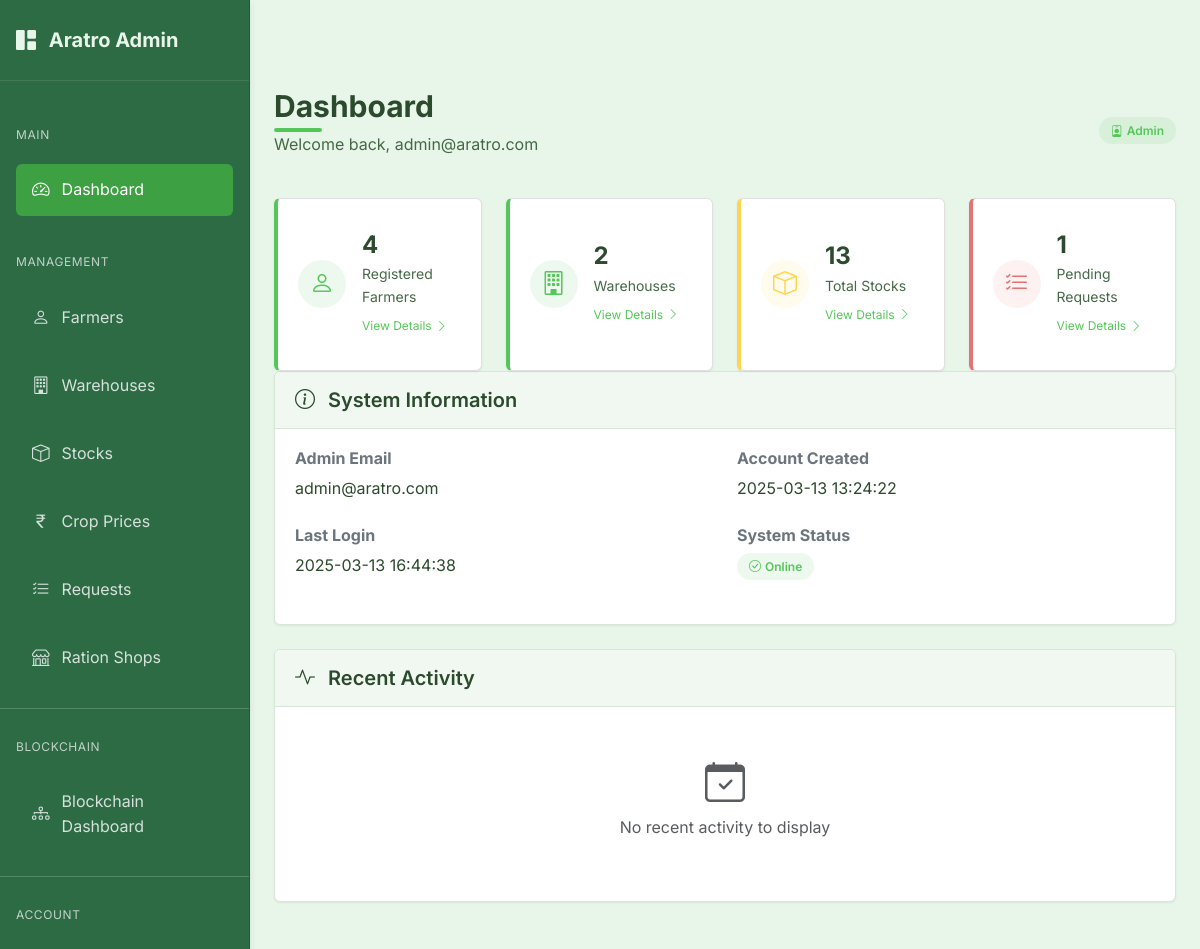
Screenshot of /admin/ (signed in) with the database file from the repository.
### models.py (models this page shows)
class Admin(UserMixin, db.Model):
    id = db.Column(db.Integer, primary_key=True, autoincrement=True)
    email = db.Column(db.String(100), unique=True, nullable=False)
    password_hash = db.Column(db.String(256), nullable=False)
    created_at = db.Column(db.DateTime, default=datetime.utcnow)
    last_login = db.Column(db.DateTime)
    eth_address = db.Column(db.String(42), unique=True, nullable=True)  # Ethereum address for blockchain
    role = 'admin'  # Add a static role attribute
    def get_id(self):
        return f"admin_{self.id}"
    def __repr__(self):
        return f'<Admin {self.email}>'

### routes.py (the view)
@admin.route('/')
@admin_required
def dashboard():
    print(f"Admin dashboard accessed by user: {current_user.id}")
    admin_user = Admin.query.get(current_user.id)
    farmer_count = Farmer.query.count()
    warehouse_count = Warehouse.query.count()
    stock_count = Stock.query.count()
    pending_requests = StockRequest.query.filter_by(status='pending').count()
    print(f"Dashboard stats: farmers={farmer_count}, warehouses={warehouse_count}, stocks={stock_count}, pending={pending_requests}")
    return render_template('admin/dashboard.html',
                          admin_user=admin_user,
                          farmer_count=farmer_count,
                          warehouse_count=warehouse_count,
                          stock_count=stock_count,
                          pending_requests=pending_requests)

### app.py (called while the page is built)
@login_manager.user_loader
def load_user(user_id):
    try:
        if user_id.startswith('admin_'):
            admin_id = int(user_id.split('_')[1])
            return Admin.query.get(admin_id)
        else:
            return User.query.get(int(user_id))
    except Exception as e:
        logger.error(f"Error loading user: {e}")
        return None

@app.teardown_request
def teardown_request(exception=None):
    if exception:
        try:
            db.session.rollback()
            logger.warning(f"Transaction rolled back due to exception: {str(exception)}")
        except Exception as e:
            logger.error(f"Error during rollback: {str(e)}")
    try:
        db.session.rollback()
        db.session.remove()
    except Exception as e:
        logger.error(f"Error removing session: {str(e)}")

### routes.py (called while the page is built)
@admin.context_processor
def inject_admin_data():
    admin_data = {'current_user': current_user}
    if current_user.is_authenticated:
        admin_user = Admin.query.get(current_user.id)
        if admin_user:
            admin_data['admin_user'] = admin_user
    return admin_data

### templates/admin/dashboard.html (shortened to what this page needs)
{% extends "admin/base_admin.html" %}
{% block admin_content %}
<div class="page-header d-flex justify-content-between align-items-center">
    <div>
        <h1 class="page-title">Dashboard</h1>
        <p class="page-subtitle">Welcome back, {{ admin_user.email }}</p>
    </div>
    <div>
        <span class="admin-badge admin-badge-primary">
            <i class="bi bi-person-badge me-1"></i>
            Admin
        </span>
    </div>
</div>
<div class="row">
    <div class="col-xl-3 col-md-6">
        <div class="stats-card stats-card-primary">
            <div class="stats-icon stats-icon-primary">
                <i class="bi bi-person"></i>
            </div>
            <div class="stats-content">
                <h3 class="stats-value">{{ farmer_count }}</h3>
                <p class="stats-label">Registered Farmers</p>
                <a href="{{ url_for('admin.farmers') }}" class="stats-link">
                    View Details <i class="bi bi-chevron-right ms-1"></i>
                </a>
            </div>
        </div>
    </div>
    <div class="col-xl-3 col-md-6">
        <div class="stats-card stats-card-success">
            <div class="stats-icon stats-icon-success">
                <i class="bi bi-building"></i>
            </div>
            <div class="stats-content">
                <h3 class="stats-value">{{ warehouse_count }}</h3>
                <p class="stats-label">Warehouses</p>
                <a href="{{ url_for('admin.warehouses') }}" class="stats-link">
                    View Details <i class="bi bi-chevron-right ms-1"></i>
                </a>
            </div>
        </div>
    </div>
    <div class="col-xl-3 col-md-6">
        <div class="stats-card stats-card-warning">
            <div class="stats-icon stats-icon-warning">
                <i class="bi bi-box"></i>
            </div>
            <div class="stats-content">
                <h3 class="stats-value">{{ stock_count }}</h3>
                <p class="stats-label">Total Stocks</p>
                <a href="{{ url_for('admin.stocks') }}" class="stats-link">
                    View Details <i class="bi bi-chevron-right ms-1"></i>
                </a>
            </div>
        </div>
    </div>
    <div class="col-xl-3 col-md-6">
        <div class="stats-card stats-card-danger">
            <div class="stats-icon stats-icon-danger">
                <i class="bi bi-list-check"></i>
            </div>
            <div class="stats-content">
                <h3 class="stats-value">{{ pending_requests }}</h3>
                <p class="stats-label">Pending Requests</p>
                <a href="{{ url_for('admin.requests') }}" class="stats-link">
                    View Details <i class="bi bi-chevron-right ms-1"></i>
                </a>
            </div>
        </div>
    </div>
</div>
<div class="admin-card">
    <div class="admin-card-header">
        <h5 class="admin-card-title">
            <i class="bi bi-info-circle me-2"></i>
            System Information
        </h5>
    </div>
    <div class="admin-card-body">
        <div class="row">
            <div class="col-md-6">
                <div class="mb-4">
                    <h6 class="fw-bold text-secondary mb-2">Admin Email</h6>
                    <p class="mb-0">{{ admin_user.email }}</p>
                </div>
                <div class="mb-4">
                    <h6 class="fw-bold text-secondary mb-2">Last Login</h6>
                    <p class="mb-0">{{ admin_user.last_login.strftime('%Y-%m-%d %H:%M:%S') if admin_user.last_login else 'First login' }}</p>
                </div>
            </div>
            <div class="col-md-6">
                <div class="mb-4">
                    <h6 class="fw-bold text-secondary mb-2">Account Created</h6>
                    <p class="mb-0">{{ admin_user.created_at.strftime('%Y-%m-%d %H:%M:%S') }}</p>
                </div>
                <div class="mb-4">
                    <h6 class="fw-bold text-secondary mb-2">System Status</h6>
                    <p class="mb-0">
                        <span class="admin-badge admin-badge-success">
                            <i class="bi bi-check-circle me-1"></i>
                            Online
                        </span>
                    </p>
                </div>
            </div>
        </div>
    </div>
</div>
<div class="admin-card">
    <div class="admin-card-header">
        <h5 class="admin-card-title">
            <i class="bi bi-activity me-2"></i>
            Recent Activity
        </h5>
    </div>
    <div class="admin-card-body">
        <div class="d-flex align-items-center justify-content-center py-4">
            <div class="text-center text-muted">
                <i class="bi bi-calendar-check fs-1 mb-3"></i>
                <p>No recent activity to display</p>
            </div>
        </div>
    </div>
</div>
{% endblock %}

### static/css/style.css (style rules this page uses)
:root { --primary-color: #55c759; --primary-dark: #3da042; --primary-light: #7ed681; --secondary-color: #358856; --secondary-dark: #246b3d; --secondary-light: #4a9d6a; --accent-1: #92d275; --accent-2: #6ab04c; --accent-3: #437c2d; --background-color: #e8f5e9; --surface-color: #f1f8f1; --surface-hover: #e1efe1; --text-primary: #2c4a2d; --text-secondary: #456946; --text-light: #588559; --success-color: #55c759; --error-color: #e57373; --error-color-rgb: 229, 115, 115; --warning-color: #ffd54f; --info-color: #4db6ac; --border-color: #d7e6d7; --border-radius: 0.375rem; --shadow-sm: 0 1px 2px rgba(53, 136, 86, 0.1); --shadow-md: 0 4px 6px rgba(53, 136, 86, 0.15); --shadow-lg: 0 10px 15px rgba(53, 136, 86, 0.2); --spacing-xs: 0.25rem; --spacing-sm: 0.5rem; --spacing-md: 1rem; --spacing-lg: 1.5rem; --spacing-xl: 2rem; --font-family: 'Inter', system-ui, -apple-system, BlinkMacSystemFont, 'Segoe UI', Roboto, Oxygen, Ubuntu, Cantarell, 'Open Sans', 'Helvetica Neue', sans-serif; }
* { margin: 0; padding: 0; box-sizing: border-box; }
body { font-family: var(--font-family); background-color: var(--background-color); color: var(--text-primary); line-height: 1.6; min-height: 100vh; }
h1, h2, h3, h4, h5, h6 { margin-bottom: var(--spacing-md); color: var(--text-primary); font-weight: 600; }
h1 { font-size: 1.875rem; position: relative; display: inline-block; margin-bottom: 1.5rem; }
h1::after { content: ''; position: absolute; bottom: -0.5rem; left: 0; width: 3rem; height: 0.25rem; background: var(--primary-color); border-radius: 0.125rem; }
.text-center { text-align: center; }
.mb-2 { margin-bottom: 0.5rem; }
.mb-3 { margin-bottom: 1rem; }
.mb-4 { margin-bottom: 1.5rem; }
.stats-card { background-color: white; border-radius: 0.5rem; box-shadow: 0 4px 6px rgba(0, 0, 0, 0.1); overflow: hidden; transition: all 0.3s ease; border: 1px solid #e0e0e0; height: 100%; }
.stats-icon { width: 48px; height: 48px; border-radius: 50%; display: flex; align-items: center; justify-content: center; margin-right: 1rem; font-size: 1.5rem; }
.stats-label { font-size: 0.875rem; color: #718096; margin: 0; }
body { font-family: var(--font-family); background-color: var(--background-color); color: var(--text-primary); line-height: 1.6; padding-top: 4rem; min-height: 100vh; }

### rows the page displays
Admin: email "admin@aratro.com", last_login "2025-03-13 16:44:38", created_at "2025-03-13 13:24:22"

### other values shown
{{ farmer_count }} "4"
{{ warehouse_count }} "2"
{{ stock_count }} "13"
{{ pending_requests }} "1"
